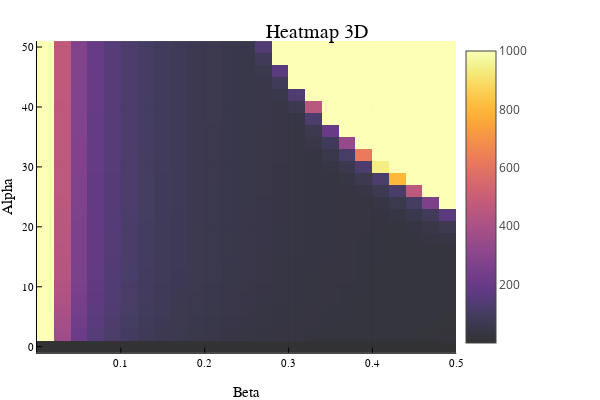

Write notebook code for a chart like this one.
### Code cell
heatmap(beta_values, alpha_values , iterations, opacity=0.8, xlabel="Beta", ylabel="Alpha", zlabel="Iterations", title="Heatmap 3D")

### Figure 1 — Plotly figure (JSON) as saved in the notebook; plotly's stock layout.template omitted (floating-point values rounded to 4 significant figures; data arrays with more than 128 entries replaced by an {"elided": "..."} marker saying what was removed)
{"data": [{"colorbar": {"len": 0.8657, "title": {"text": ""}, "x": 0.7605, "y": 0.5087}, "colorscale": {"elided": "256x2 mixed values"}, "name": "y1", "showlegend": false, "showscale": true, "type": "heatmap", "x": [1.735e-18, 0.02, 0.04, 0.06, 0.08, 0.1, 0.12, 0.14, 0.16, 0.18, 0.2, 0.22, 0.24, 0.26, 0.28, 0.3, 0.32, 0.34, 0.36, 0.38, 0.4, 0.42, 0.44, 0.46, 0.48, 0.5], "xaxis": "x", "y": [-1, 1, 3, 5, 7, 9, 11, 13, 15, 17, 19, 21, 23, 25, 27, 29, 31, 33, 35, 37, 39, 41, 43, 45, 47, 49, 51], "yaxis": "y", "z": {"elided": "26x25 int values"}, "zmax": 1000, "zmin": 1}], "layout": {"annotations": [{"font": {"color": "rgba(0, 0, 0, 1)", "family": "sans-serif", "size": 20}, "rotation": 0, "showarrow": false, "text": "Heatmap 3D", "x": 0.5275, "xanchor": "center", "xref": "paper", "y": 1, "yanchor": "top", "yref": "paper"}], "height": 400, "legend": {"bgcolor": "rgba(255, 255, 255, 1.000)", "bordercolor": "rgba(0, 0, 0, 1)", "borderwidth": 1, "font": {"color": "rgba(0, 0, 0, 1)", "family": "sans-serif", "size": 11}, "title": {"font": {"color": "rgba(0, 0, 0, 1)", "family": "sans-serif", "size": 15}, "text": ""}, "tracegroupgap": 0, "traceorder": "normal", "x": 1, "xanchor": "auto", "y": 1, "yanchor": "auto"}, "margin": {"b": 20, "l": 0, "r": 0, "t": 20}, "paper_bgcolor": "rgba(255, 255, 255, 1.000)", "plot_bgcolor": "rgba(255, 255, 255, 1.000)", "showlegend": true, "width": 600, "xaxis": {"anchor": "y", "autorange": true, "domain": [0.06165, 0.7605], "gridcolor": "rgba(0, 0, 0, 0.1)", "gridwidth": 0.5, "linecolor": "rgba(0, 0, 0, 1)", "mirror": false, "range": [1.735e-18, 0.5], "showgrid": true, "showline": true, "showticklabels": true, "tickangle": 0, "tickcolor": "rgb(0, 0, 0)", "tickfont": {"color": "rgba(0, 0, 0, 1)", "family": "sans-serif", "size": 11}, "tickmode": "array", "ticks": "inside", "ticktext": ["0.1", "0.2", "0.3", "0.4", "0.5"], "tickvals": [0.1, 0.2, 0.3, 0.4, 0.5], "title": {"font": {"color": "rgba(0, 0, 0, 1)", "family": "sans-serif", "size": 15}, "text": "Beta"}, "type": "linear", "visible": true, "zeroline": false, "zerolinecolor": "rgba(0, 0, 0, 1)"}, "yaxis": {"anchor": "x", "autorange": true, "domain": [0.07581, 0.9415], "gridcolor": "rgba(0, 0, 0, 0.1)", "gridwidth": 0.5, "linecolor": "rgba(0, 0, 0, 1)", "mirror": false, "range": [-1, 51], "showgrid": true, "showline": true, "showticklabels": true, "tickangle": 0, "tickcolor": "rgb(0, 0, 0)", "tickfont": {"color": "rgba(0, 0, 0, 1)", "family": "sans-serif", "size": 11}, "tickmode": "array", "ticks": "inside", "ticktext": ["0", "10", "20", "30", "40", "50"], "tickvals": [0, 10, 20, 30, 40, 50], "title": {"font": {"color": "rgba(0, 0, 0, 1)", "family": "sans-serif", "size": 15}, "text": "Alpha"}, "type": "linear", "visible": true, "zeroline": false, "zerolinecolor": "rgba(0, 0, 0, 1)"}}}
